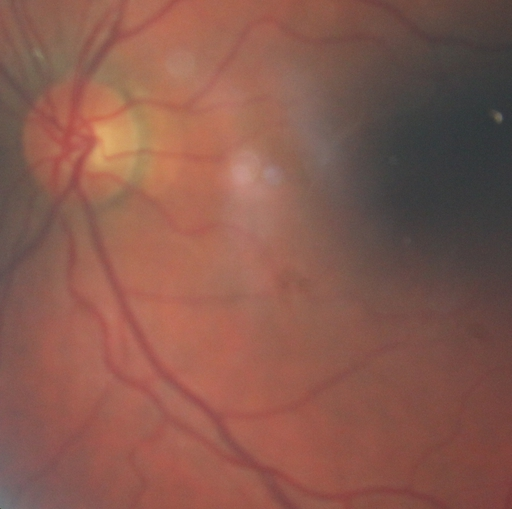
#> input picture data/validation/0/11866_left.jpeg, 512 x 509 px, given as the content of the folder ./data/classified/, which was not available
$ python prepare_dataset.py   (older library calls are emulated)
#> lines starting #> are read from the running program, lines starting #| are printed output that depends on the picture; pictures that were not available may be replaced by others from this repository, and a replacement may not be noted
#> in imageCondition, im is the input picture: PIL image 512x509 RGB; mean R, G, B 136, 90.1, 78.4
### utils/image.py
from PIL import Image

from .files import ls

def scale(im, toWidth):
    wpercent = (toWidth / float(im.size[0]))
    toHeight = int((float(im.size[1]) * float(wpercent)))
    im = im.resize((toWidth, toHeight), Image.ANTIALIAS)
    return im

def autoCropImage(im):
    '''Trims an image by cropping away black edges'''
    def isBlack(x, y):
        try:
            rgb = im.getpixel((x, y))
        except IndexError:
            return False
        return max(rgb) <= 10

    width, height = im.size
#> width = 512; height = 509

    xMidpoint = width / 2
#> xMidpoint = 256
    yMidpoint = height / 2
#> yMidpoint = 254.5

    leftX = 0
    upperY = 0
    rightX = width - 1
#> rightX = 511
    lowerY = height - 1
#> lowerY = 508

    for side in ['top', 'right', 'bottom', 'left']:
        if side == 'top':
            while isBlack(xMidpoint, upperY):
                upperY += 1

        if side == 'right':
            while isBlack(rightX, yMidpoint):
                rightX -= 1

        if side == 'bottom':
            while isBlack(xMidpoint, lowerY):
                lowerY -= 1

        if side == 'left':
            while isBlack(leftX, yMidpoint):
                leftX += 1
#> after the loop, lowerY = 508; rightX = 511

    cropped = im.crop(box=(leftX, upperY, rightX, lowerY))
    return cropped

def circleToSquare(im):
    '''Trims an image by cropping away black edges'''
    def isBlack(x, y):
        try:
            rgb = im.getpixel((x, y))
        except IndexError:
            return False
        return max(rgb) <= 10

    width, height = im.size
#> width = 511; height = 508

    quarterHeight = 0.30 * height
#> quarterHeight = 152.4

    topRight = width - 1
#> topRight = 510
    bottomRight = width - 1
#> bottomRight = 510
    bottomLeft = 0
    topLeft = 0

    for corner in ['topRight', 'bottomRight', 'bottomLeft', 'topLeft']:
        if corner == 'topRight':
            while isBlack(topRight, quarterHeight):
                topRight -= 1

        if corner == 'bottomRight':
            while isBlack(bottomRight, quarterHeight * 3):
                bottomRight -= 1

        if corner == 'bottomLeft':
            while isBlack(bottomLeft, quarterHeight * 3):
                bottomLeft += 1

        if corner == 'topLeft':
            while isBlack(topLeft, quarterHeight):
                topLeft += 1
#> after the loop, bottomRight = 510; topRight = 510

    cropped = im.crop(
        box=(
            max(topLeft, bottomLeft),
            quarterHeight,
            min(topRight, bottomRight),
            quarterHeight * 3
        )
    )
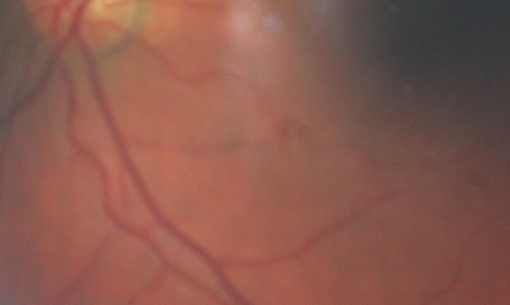
#> cropped: PIL image 510x305 RGB; mean R, G, B 138.2, 90.2, 78.9
    return cropped

### utils/split.py

'''
- Given a folder of organized classes [unknown, classA, classB, ...]
- Create a validation and training set
- Split the data by a ratio, eg: 70/30
'''

from os import listdir, makedirs
from os.path import exists as pathExists
from shutil import copyfile
from PIL import Image

# Folders which make up classes, contain the images
classifiedPath = './data/subset/'
validationPath = './data/validation/'
trainingPath = './data/training/'
testPath = './data/test/'

def mkdir(path):
	if not pathExists(path):
		makedirs(path)

def ls(path):
	'''List all visible files'''
	return [f for f in listdir(path) if not f.startswith('.')]

def moveTo(targetFolder, className, files):
	'''Copy all files to the validation set'''

	for fileName in files:
		sourcePath   = '{}{}/{}'.format(classifiedPath, className, fileName)
		targetPath   = '{}{}/{}'.format(targetFolder, className, fileName)

		try:
			copyfile(sourcePath, targetPath)
		except (FileNotFoundError):
			copyfile(sourcePath, targetPath)

def splitIntoValidationTrainingTest():
	# Make validation and training directories
	mkdir(validationPath)
	mkdir(trainingPath)
	mkdir(testPath)

	# List all classes (which are the folders in the classified directory)
	classFolders = ls(classifiedPath)

	for className in classFolders:
	    # List all images in this class
		images = ls(classifiedPath + className)

	    # Split images
		l = len(images)
		s1, s2, s3 = int(l * 0.6), int(l * 0.2), int(l * 0.2)
		train, validate, test = images[0:s1], images[s1:s1 + s2], images[s1 + s2:]

		mkdir('{}{}/'.format(validationPath, className))
		mkdir('{}{}/'.format(trainingPath, className))
		mkdir('{}{}/'.format(testPath, className))

		moveTo(trainingPath, className, train)
		moveTo(validationPath, className, validate)
		moveTo(testPath, className, test)

### utils/subset.py
'''
    Working on an entire dataset may not be optimal. This script helps you pare
    it down to just what you need.

    - Limit number of images per class
    - Set dimension minimums
    - Crop images to same aspect ratio
    - Scale images to standardize sizing
'''

from os import listdir, makedirs
from PIL import Image
from os.path import join as joinPaths
from shutil import copyfile
from .files import ls, mkdir

def move(targetRoot):
    # [8 lines left out: function moveFile, not called in this run]
    return moveFile

def createSubset(classifiedPath, subsetPath, imageCondition, limit=100):
    # Find all classes
    # ['/0', '/1', ...]
    classNames = ls(classifiedPath)

    # Get the image paths in each class folder
    # [['/a.jpg', '/b.jpg'], ['/a.jpg', '/b.jpg']]
    imagesByClass = map(ls, classNames)

    moveToSubset = move(subsetPath)

    for _class in imagesByClass:

        count = 0
        for image in _class:
            print('> ' + image)

            if imageCondition(image):
                moveToSubset(image)
                count += 1

            if count == (limit - 1):
                break

### utils/files.py
from os import listdir, makedirs
from os.path import join as joinPaths
from os.path import exists as pathExists

def mkdir(path):
    if not pathExists(path):
        makedirs(path)

def ls(path, fullpath=True):
    '''List all visible files'''
    def nameOrPath(name):
        if fullpath:
            return joinPaths(path, name)
        else:
            return name

    return [nameOrPath(name) for name in listdir(path) if not name.startswith('.')]

### prepare_dataset.py
from PIL import Image

from utils.classify import getClassMap, sortFiles
from utils.subset import createSubset

from utils.files import ls
from utils.split import splitIntoValidationTrainingTest
from utils.image import autoCropImage, circleToSquare, scale

def imageCondition(imagePath):
    '''
        Should you accept this image into the dataset?
    '''
    im = Image.open(imagePath).convert('RGB')

    im = autoCropImage(im)
    im = circleToSquare(im)

    width, height = im.size
    minWidth, minHeight = (800, 800)

    # The ratio should be within 10% of being a square
    isSquarish = lambda w, h: (w/h) < 1.1 and (w/h) > 0.9
    isLargeEnough = lambda w, h: w > minWidth and h > minHeight

    # Check for minimum dimension & aspect ratio
    try:
        if isSquarish(width, height) and isLargeEnough(width, height):
            return True
    except ZeroDivisionError:
        return False

    return False


# Classify: train/images -> classified/class/images
print('# Organizing images by class')
# classMap = getClassMap('./data/train.csv')
# sortFiles(classMap, './data/train/')

# Create a subset
print('# Picking a subset')
createSubset('./data/classified/', './data/subset/', imageCondition, limit=700)

# Transform images
for classPath in ls('./data/subset/'):
    for imagePath in ls(classPath):
        print('> ' + imagePath)

        im = Image.open(imagePath).convert('RGB')

        im = autoCropImage(im)
#> the loop in autoCropImage (call 2), `for side in ['top', 'right', 'bottom', 'left']:` made 4 passes
        # im = circleToSquare(im)
        im = scale(im, 512)

        im.save(imagePath, quality=100)

# Split the subset that has been transformed into valid/train/test
# with ratio 60/20/20
splitIntoValidationTrainingTest()

$ run again, on data/validation/1/2844_right.jpeg
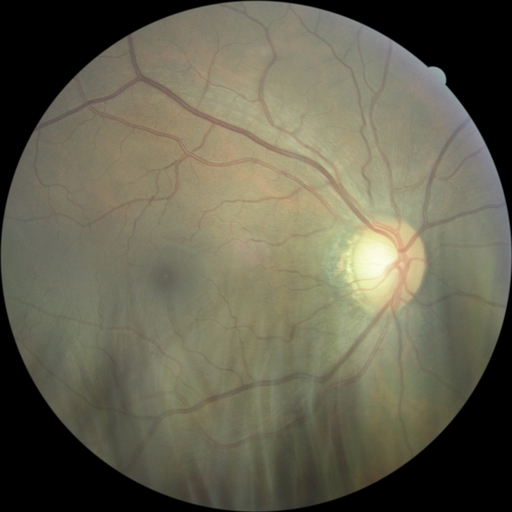
#> input picture data/validation/1/2844_right.jpeg, 512 x 512 px, given as the content of the folder ./data/classified/, which was not available
#> in imageCondition, im is the input picture: PIL image 512x512 RGB; mean R, G, B 101.3, 98.6, 80.7
#> in circleToSquare, `cropped = im.crop( box=( max(topLeft, bottomLeft), quarterHeight, min(..`:
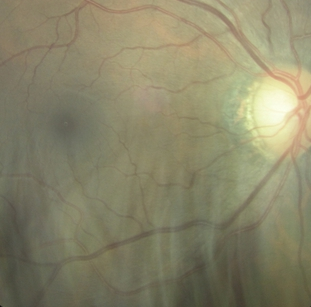
#> cropped: PIL image 311x307 RGB; mean R, G, B 137.4, 133.4, 105.3
#> the loop in autoCropImage (call 2), `for side in ['top', 'right', 'bottom', 'left']:` made 4 passes

$ run again, on data/validation/1/28579_left.jpeg
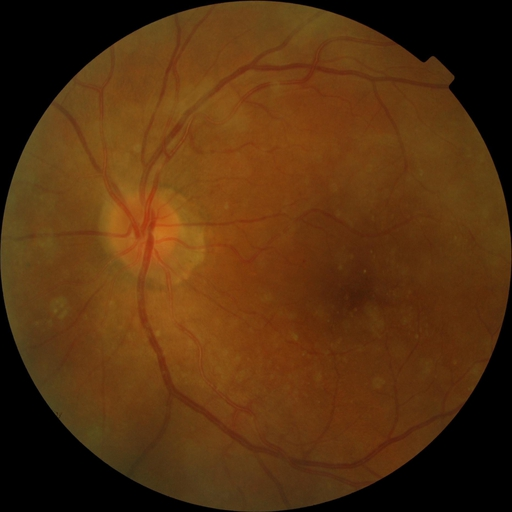
#> input picture data/validation/1/28579_left.jpeg, 512 x 512 px, given as the content of the folder ./data/classified/, which was not available
#> in imageCondition, im is the input picture: PIL image 512x512 RGB; mean R, G, B 85.7, 48.8, 15
#> in circleToSquare, `cropped = im.crop( box=( max(topLeft, bottomLeft), quarterHeight, min(..`:
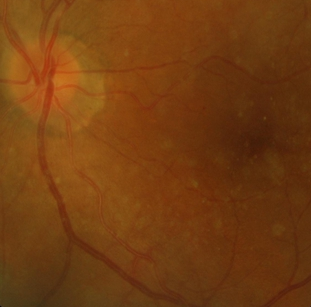
#> cropped: PIL image 311x307 RGB; mean R, G, B 115.4, 61.9, 17.3
#> the loop in autoCropImage (call 2), `for side in ['top', 'right', 'bottom', 'left']:` made 4 passes

$ run again, on data/validation/2/17831_left.jpeg
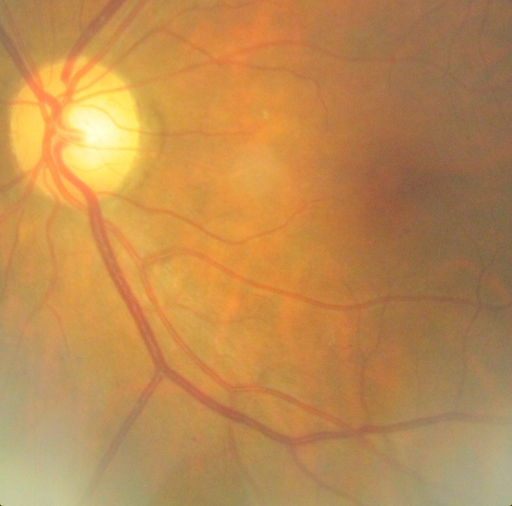
#> input picture data/validation/2/17831_left.jpeg, 512 x 506 px, given as the content of the folder ./data/classified/, which was not available
#> in imageCondition, im is the input picture: PIL image 512x506 RGB; mean R, G, B 190.3, 139.3, 80.3
#> in circleToSquare, `cropped = im.crop( box=( max(topLeft, bottomLeft), quarterHeight, min(..`:
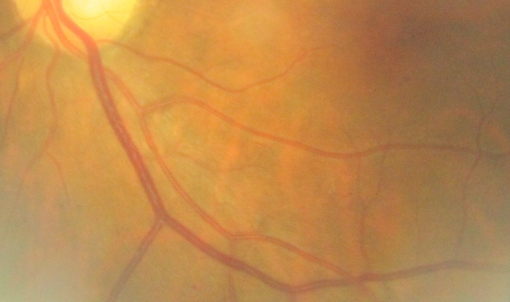
#> cropped: PIL image 510x302 RGB; mean R, G, B 190.8, 137.4, 77.1
#> the loop in autoCropImage (call 2), `for side in ['top', 'right', 'bottom', 'left']:` made 4 passes
#> im: PIL image 512x505 RGB
